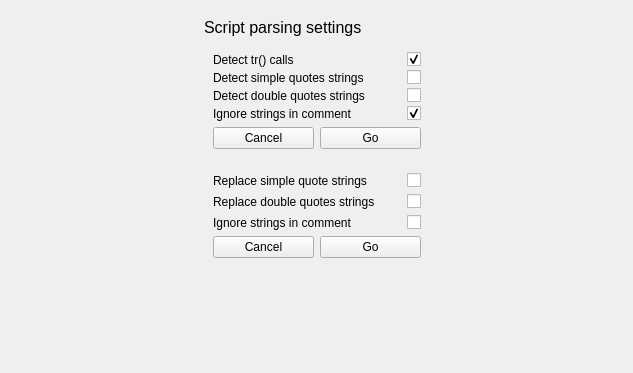
<?xml version="1.0" encoding="UTF-8"?>
<ui version="4.0">
 <class>ScriptParseWidget</class>
 <widget class="QWidget" name="ScriptParseWidget">
  <property name="geometry">
   <rect>
    <x>0</x>
    <y>0</y>
    <width>633</width>
    <height>373</height>
   </rect>
  </property>
  <property name="windowTitle">
   <string>Form</string>
  </property>
  <layout class="QVBoxLayout" name="verticalLayout_2">
   <property name="spacing">
    <number>0</number>
   </property>
   <property name="leftMargin">
    <number>0</number>
   </property>
   <property name="topMargin">
    <number>0</number>
   </property>
   <property name="rightMargin">
    <number>0</number>
   </property>
   <property name="bottomMargin">
    <number>0</number>
   </property>
   <item>
    <widget class="QScrollArea" name="scrollArea">
     <property name="frameShape">
      <enum>QFrame::NoFrame</enum>
     </property>
     <property name="widgetResizable">
      <bool>true</bool>
     </property>
     <widget class="QWidget" name="scrollAreaWidgetContents">
      <property name="geometry">
       <rect>
        <x>0</x>
        <y>0</y>
        <width>633</width>
        <height>373</height>
       </rect>
      </property>
      <layout class="QHBoxLayout" name="horizontalLayout_2">
       <item>
        <spacer name="horizontalSpacer">
         <property name="orientation">
          <enum>Qt::Horizontal</enum>
         </property>
         <property name="sizeHint" stdset="0">
          <size>
           <width>40</width>
           <height>20</height>
          </size>
         </property>
        </spacer>
       </item>
       <item>
        <widget class="QWidget" name="settingsWidget_2" native="true">
         <layout class="QVBoxLayout" name="verticalLayout">
          <item>
           <widget class="QLabel" name="label_21">
            <property name="font">
             <font>
              <pointsize>12</pointsize>
             </font>
            </property>
            <property name="text">
             <string>Script parsing settings</string>
            </property>
           </widget>
          </item>
          <item>
           <widget class="QWidget" name="importWidget" native="true">
            <property name="enabled">
             <bool>true</bool>
            </property>
            <layout class="QVBoxLayout" name="importLayout">
             <item>
              <layout class="QFormLayout" name="importFormLayout">
               <property name="horizontalSpacing">
                <number>3</number>
               </property>
               <property name="verticalSpacing">
                <number>3</number>
               </property>
               <item row="0" column="0">
                <widget class="QLabel" name="label">
                 <property name="text">
                  <string>Detect tr() calls</string>
                 </property>
                </widget>
               </item>
               <item row="0" column="1">
                <widget class="QCheckBox" name="parseTrCalls">
                 <property name="layoutDirection">
                  <enum>Qt::RightToLeft</enum>
                 </property>
                 <property name="text">
                  <string/>
                 </property>
                 <property name="checked">
                  <bool>true</bool>
                 </property>
                </widget>
               </item>
               <item row="1" column="0">
                <widget class="QLabel" name="label_2">
                 <property name="text">
                  <string>Detect simple quotes strings</string>
                 </property>
                </widget>
               </item>
               <item row="1" column="1">
                <widget class="QCheckBox" name="parseSimpleQuotes">
                 <property name="minimumSize">
                  <size>
                   <width>40</width>
                   <height>0</height>
                  </size>
                 </property>
                 <property name="layoutDirection">
                  <enum>Qt::RightToLeft</enum>
                 </property>
                 <property name="text">
                  <string/>
                 </property>
                </widget>
               </item>
               <item row="2" column="0">
                <widget class="QLabel" name="label_3">
                 <property name="text">
                  <string>Detect double quotes strings</string>
                 </property>
                </widget>
               </item>
               <item row="2" column="1">
                <widget class="QCheckBox" name="parseDoubleQuotes">
                 <property name="layoutDirection">
                  <enum>Qt::RightToLeft</enum>
                 </property>
                 <property name="text">
                  <string/>
                 </property>
                </widget>
               </item>
               <item row="3" column="0">
                <widget class="QLabel" name="label_4">
                 <property name="text">
                  <string>Ignore strings in comment</string>
                 </property>
                </widget>
               </item>
               <item row="3" column="1">
                <widget class="QCheckBox" name="ignoreComments">
                 <property name="layoutDirection">
                  <enum>Qt::RightToLeft</enum>
                 </property>
                 <property name="text">
                  <string/>
                 </property>
                 <property name="checked">
                  <bool>true</bool>
                 </property>
                </widget>
               </item>
              </layout>
             </item>
             <item>
              <layout class="QHBoxLayout" name="horizontalLayout_3">
               <item>
                <widget class="QPushButton" name="cancelImportBtn">
                 <property name="text">
                  <string>Cancel</string>
                 </property>
                 <property name="icon">
                  <iconset resource="resources.qrc">
                   <normaloff>:/icons/close</normaloff>:/icons/close</iconset>
                 </property>
                </widget>
               </item>
               <item>
                <widget class="QPushButton" name="goImportBtn">
                 <property name="text">
                  <string>Go</string>
                 </property>
                 <property name="icon">
                  <iconset resource="resources.qrc">
                   <normaloff>:/icons/add</normaloff>:/icons/add</iconset>
                 </property>
                </widget>
               </item>
              </layout>
             </item>
            </layout>
           </widget>
          </item>
          <item>
           <widget class="QWidget" name="exportWidget" native="true">
            <layout class="QVBoxLayout" name="exportLayout">
             <item>
              <layout class="QFormLayout" name="exportFormLayout">
               <item row="0" column="1">
                <widget class="QCheckBox" name="replaceSimpleStrings">
                 <property name="minimumSize">
                  <size>
                   <width>40</width>
                   <height>0</height>
                  </size>
                 </property>
                 <property name="layoutDirection">
                  <enum>Qt::RightToLeft</enum>
                 </property>
                 <property name="text">
                  <string/>
                 </property>
                </widget>
               </item>
               <item row="0" column="0">
                <widget class="QLabel" name="label_5">
                 <property name="text">
                  <string>Replace simple quote strings</string>
                 </property>
                </widget>
               </item>
               <item row="1" column="0">
                <widget class="QLabel" name="label_6">
                 <property name="text">
                  <string>Replace double quotes strings</string>
                 </property>
                </widget>
               </item>
               <item row="2" column="0">
                <widget class="QLabel" name="label_7">
                 <property name="text">
                  <string>Ignore strings in comment</string>
                 </property>
                </widget>
               </item>
               <item row="2" column="1">
                <widget class="QCheckBox" name="replaceIgnoreComments">
                 <property name="layoutDirection">
                  <enum>Qt::RightToLeft</enum>
                 </property>
                 <property name="text">
                  <string/>
                 </property>
                </widget>
               </item>
               <item row="1" column="1">
                <widget class="QCheckBox" name="replaceDoubleStrings">
                 <property name="layoutDirection">
                  <enum>Qt::RightToLeft</enum>
                 </property>
                 <property name="text">
                  <string/>
                 </property>
                </widget>
               </item>
              </layout>
             </item>
             <item>
              <layout class="QHBoxLayout" name="horizontalLayout">
               <item>
                <widget class="QPushButton" name="cancelExportBtn">
                 <property name="text">
                  <string>Cancel</string>
                 </property>
                 <property name="icon">
                  <iconset resource="resources.qrc">
                   <normaloff>:/icons/close</normaloff>:/icons/close</iconset>
                 </property>
                </widget>
               </item>
               <item>
                <widget class="QPushButton" name="goExportBtn">
                 <property name="text">
                  <string>Go</string>
                 </property>
                 <property name="icon">
                  <iconset resource="resources.qrc">
                   <normaloff>:/icons/export</normaloff>:/icons/export</iconset>
                 </property>
                </widget>
               </item>
              </layout>
             </item>
            </layout>
           </widget>
          </item>
          <item>
           <spacer name="verticalSpacer_9">
            <property name="orientation">
             <enum>Qt::Vertical</enum>
            </property>
            <property name="sizeHint" stdset="0">
             <size>
              <width>20</width>
              <height>40</height>
             </size>
            </property>
           </spacer>
          </item>
         </layout>
        </widget>
       </item>
       <item>
        <spacer name="horizontalSpacer_2">
         <property name="orientation">
          <enum>Qt::Horizontal</enum>
         </property>
         <property name="sizeHint" stdset="0">
          <size>
           <width>40</width>
           <height>20</height>
          </size>
         </property>
        </spacer>
       </item>
      </layout>
     </widget>
    </widget>
   </item>
  </layout>
 </widget>
 <resources>
  <include location="resources.qrc"/>
 </resources>
 <connections/>
</ui>
